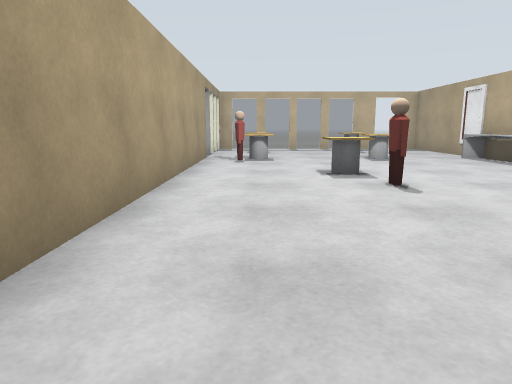
[1] (above)

12 first-person views from a walk through a Gazebo world. The camera is 1 m above the floor, tilts 10° down and sees 70° across. The floor is counted in squares, 1 m on a side. Each view is taken from the middle of a square. On the plan, view 1 faces up. The plan holds only what a view shows up to about 13 squares ahead; the rest is blank. Some stock models are drawn as simple stand-ins. Some surface patterns are stand-ins.

[2]
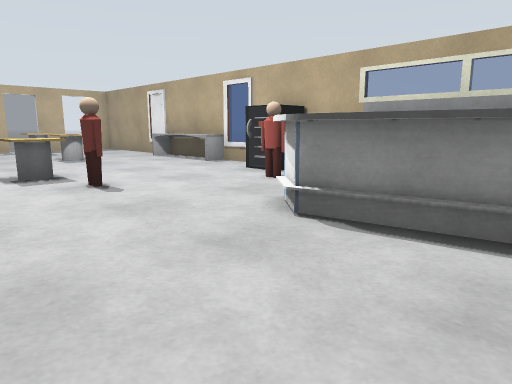

[3]
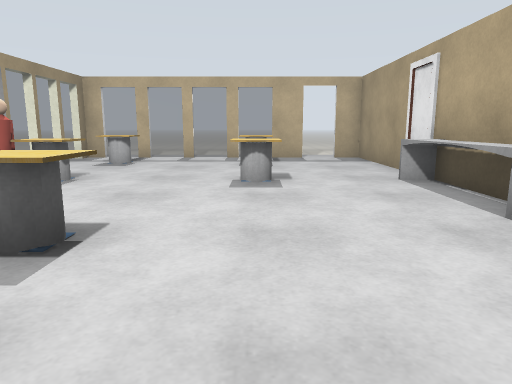

[4]
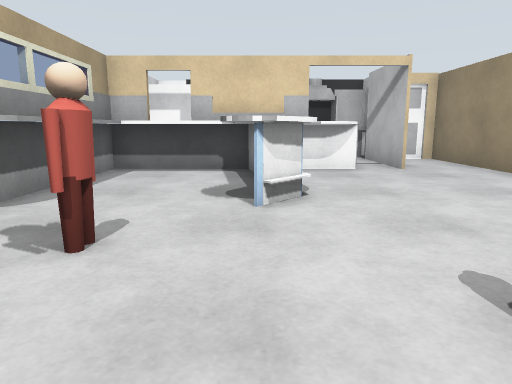

[5]
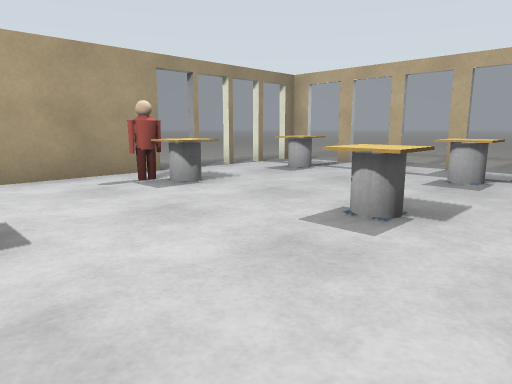

[6]
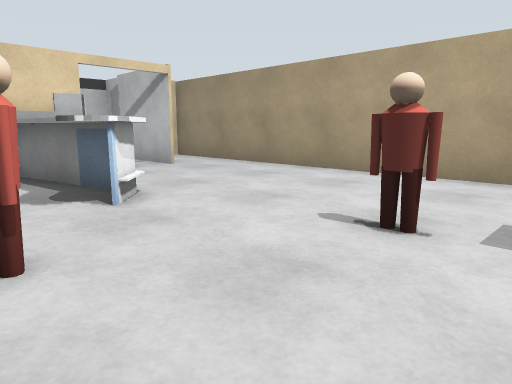

[7]
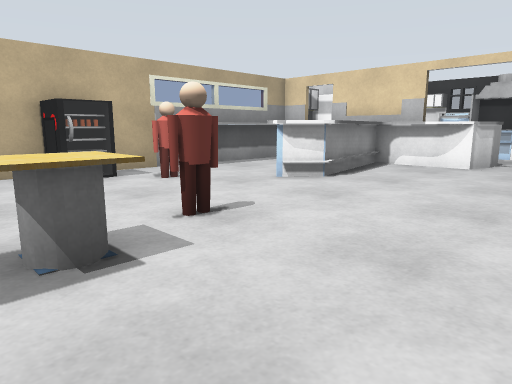

[8]
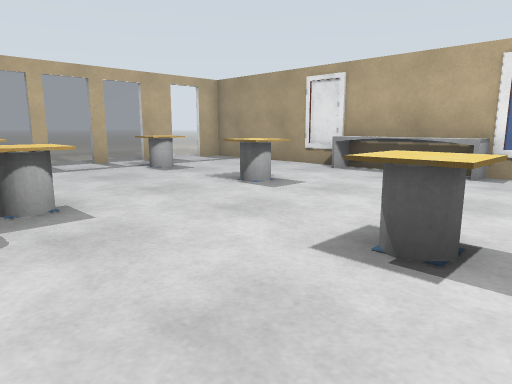

[9]
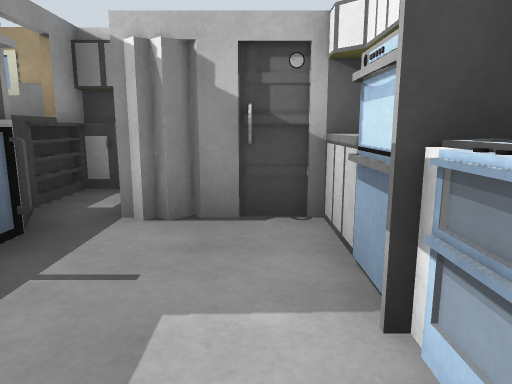

[10]
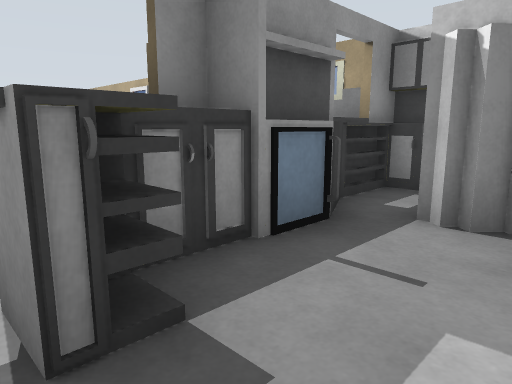

[11]
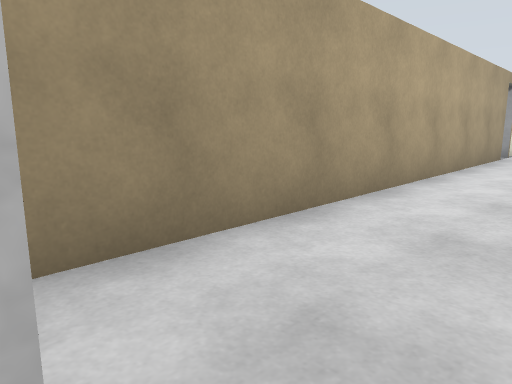

[12]
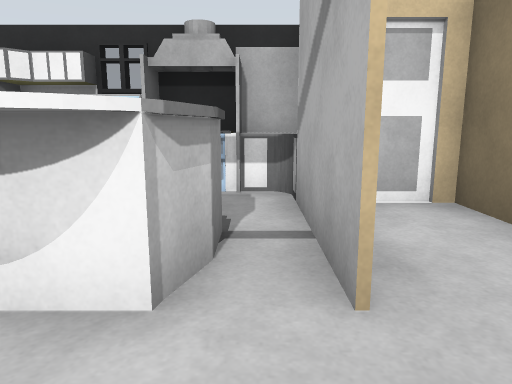

### Floor plan
Key: @ floor where view 1 was taken; # wall or solid block; . main floor; - floor 0.25 m lower than the main floor; = window, fence, low wall or low ledge; T table; B grey box; P person; O other object.
Columns run from 2 left of view 1 to 8 right of it. Each row starts with its distance up from view 1.
 19     ---
 18  ........
 17 #======#.##
 16 =.O...T...#
 15 =.O...T...#
 14 =.........#
 13 =.........#
 12 #.T...T..#B
 11 #.P......#
 10 #........#
  9 #........#B
  8 #...T....==
  7 #....P....#
  6 #....P...=#
  5 #.......P##
  4 #........##
  3 #....##..#
  2 #....##..#
  1 #.....#..#
  0 #.@...####
 -1 #.#.######
 -2 #.#.#.=###
 -3 #.#....###
 -4 ###....#
 -5   ######

Positions as (right, up) in squares from view 1, and headings:
1: (0, 0), facing up
2: (0, 0), facing up-right
3: (4, 5), facing up
4: (4, 8), facing down
5: (6, 8), facing up-left
6: (6, 8), facing down-left
7: (-1, 9), facing down-right
8: (-1, 7), facing up-right
9: (1, -4), facing right
10: (1, -4), facing up-right
11: (1, -1), facing up-left
12: (1, 1), facing down
